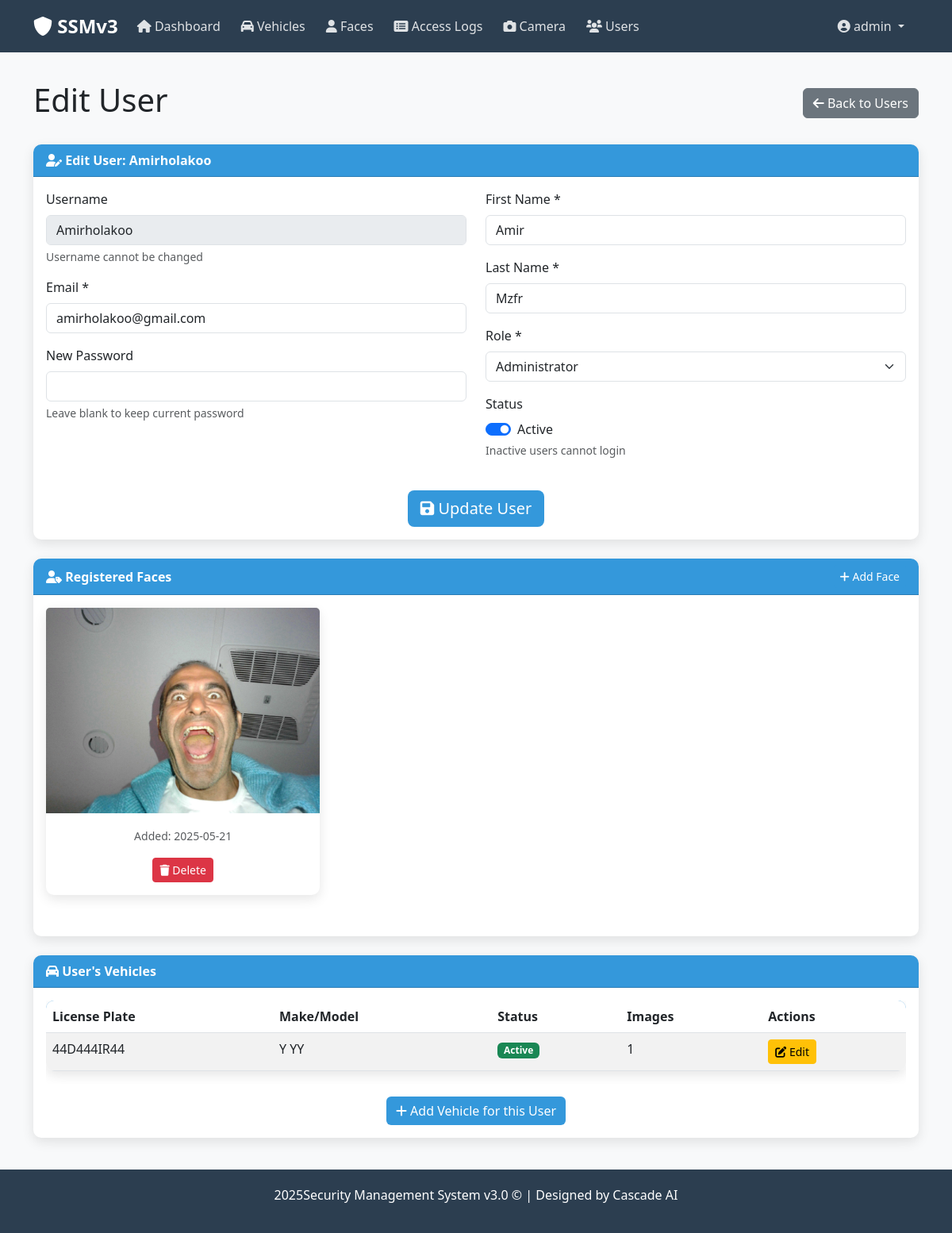
Screenshot of /users/2/edit (signed in) with the database file from the repository.
### database/models.py (models this page shows, shortened)
class User(db.Model, UserMixin):
    id = db.Column(db.Integer, primary_key=True)
    username = db.Column(db.String(80), unique=True, nullable=False)
    email = db.Column(db.String(120), unique=True, nullable=False)
    password_hash = db.Column(db.String(128), nullable=False)
    first_name = db.Column(db.String(50), nullable=False)
    last_name = db.Column(db.String(50), nullable=False)
    role = db.Column(db.String(20), default='user')  # admin, user
    is_active = db.Column(db.Boolean, default=True)
    created_at = db.Column(db.DateTime, default=datetime.utcnow)
    vehicles = db.relationship('Vehicle', back_populates='owner', lazy=True)
    faces = db.relationship('Face', back_populates='user', lazy=True)

class Face(db.Model):
    id = db.Column(db.Integer, primary_key=True)
    file_path = db.Column(db.String(255), unique=True, nullable=False)
    encoding_path = db.Column(db.String(255), unique=True, nullable=True)
    is_active = db.Column(db.Boolean, default=True)
    created_at = db.Column(db.DateTime, default=datetime.utcnow)
    user_id = db.Column(db.Integer, db.ForeignKey('user.id'), nullable=False)
    user = db.relationship('User', back_populates='faces')

class Vehicle(db.Model):
    id = db.Column(db.Integer, primary_key=True)
    license_plate = db.Column(db.String(20), unique=True, nullable=False)
    make = db.Column(db.String(50))
    model = db.Column(db.String(50))
    color = db.Column(db.String(30))
    notes = db.Column(db.Text)
    is_active = db.Column(db.Boolean, default=True)
    created_at = db.Column(db.DateTime, default=datetime.utcnow)
    owner_id = db.Column(db.Integer, db.ForeignKey('user.id'), nullable=False)
    owner = db.relationship('User', back_populates='vehicles')
    plate_images = db.relationship('PlateImage', back_populates='vehicle', lazy=True)
    access_logs = db.relationship('AccessLog', back_populates='vehicle', lazy=True)

### app.py (the view, shortened to what this page needs)
@app.route('/users/<int:user_id>/edit', methods=['GET', 'POST'])
@login_required
def edit_user(user_id):
    if current_user.role != 'admin' and current_user.id != user_id:
        flash('You do not have permission to edit this user', 'danger')
        return redirect(url_for('index'))
    user = User.query.get_or_404(user_id)
    return render_template('users/edit.html', user=user)

### app.py (called while the page is built)
@login_manager.user_loader
def load_user(user_id):
    return User.query.get(int(user_id))

@app.before_request
def check_services():
    global plate_detection_service, face_detection_service
    if plate_detection_service is None:
        start_services()

### templates/users/edit.html (shortened to what this page needs)
{% extends 'base.html' %}
{% block content %}
<div class="d-flex justify-content-between align-items-center mb-4">
    <h1>Edit User</h1>
    {% if current_user.role == 'admin' %}
    <a href="{{ url_for('users') }}" class="btn btn-secondary">
        <i class="fas fa-arrow-left"></i> Back to Users
    </a>
    {% else %}
    <a href="{{ url_for('index') }}" class="btn btn-secondary">
        <i class="fas fa-arrow-left"></i> Back to Dashboard
    </a>
    {% endif %}
</div>
<div class="card">
    <div class="card-header">
        <i class="fas fa-user-edit"></i> Edit User: {{ user.username }}
    </div>
    <div class="card-body">
        <form action="{{ url_for('edit_user', user_id=user.id) }}" method="post">
            <div class="row">
                <div class="col-md-6">
                    <div class="mb-3">
                        <label for="username" class="form-label">Username</label>
                        <input type="text" class="form-control" id="username" value="{{ user.username }}" disabled>
                        <div class="form-text">Username cannot be changed</div>
                    </div>
                    <div class="mb-3">
                        <label for="email" class="form-label">Email *</label>
                        <input type="email" class="form-control" id="email" name="email" value="{{ user.email }}" required>
                    </div>
                    <div class="mb-3">
                        <label for="password" class="form-label">New Password</label>
                        <input type="password" class="form-control" id="password" name="password">
                        <div class="form-text">Leave blank to keep current password</div>
                    </div>
                </div>
                <div class="col-md-6">
                    <div class="mb-3">
                        <label for="first_name" class="form-label">First Name *</label>
                        <input type="text" class="form-control" id="first_name" name="first_name" value="{{ user.first_name }}" required>
                    </div>
                    <div class="mb-3">
                        <label for="last_name" class="form-label">Last Name *</label>
                        <input type="text" class="form-control" id="last_name" name="last_name" value="{{ user.last_name }}" required>
                    </div>
                    {% if current_user.role == 'admin' %}
                    <div class="mb-3">
                        <label for="role" class="form-label">Role *</label>
                        <select class="form-select" id="role" name="role" required>
                            <option value="admin" {% if user.role == 'admin' %}selected{% endif %}>Administrator</option>
                        </select>
                    </div>
                    <div class="mb-3">
                        <label class="form-label">Status</label>
                        <div class="form-check form-switch">
                            <input class="form-check-input" type="checkbox" id="is_active" name="is_active" {% if user.is_active %}checked{% endif %}>
                            <label class="form-check-label" for="is_active">Active</label>
                        </div>
                        <div class="form-text">Inactive users cannot login</div>
                    </div>
                    {% endif %}
                </div>
            </div>
            <div class="mt-4 text-center">
                <button type="submit" class="btn btn-primary btn-lg">
                    <i class="fas fa-save"></i> Update User
                </button>
            </div>
        </form>
    </div>
</div>
{% if user.faces %}
<div class="card mt-4">
    <div class="card-header d-flex justify-content-between align-items-center">
        <div>
            <i class="fas fa-user-tag"></i> Registered Faces
        </div>
        <a href="{{ url_for('add_face') }}" class="btn btn-primary btn-sm">
            <i class="fas fa-plus"></i> Add Face
        </a>
    </div>
    <div class="card-body">
        <div class="row">
            {% for face in user.faces %}
            <div class="col-md-4 mb-3">
                <div class="card">
                    <img src="{{ url_for('static', filename='img/faces/' + face.file_path.split('/')[-1]) }}" class="card-img-top" alt="Face">
                    <div class="card-body text-center">
                        <p class="card-text text-muted">
                            <small>Added: {{ face.created_at.strftime('%Y-%m-%d') }}</small>
                        </p>
                        <form action="{{ url_for('delete_face', face_id=face.id) }}" method="post">
                            <button type="submit" class="btn btn-danger btn-sm" onclick="return confirm('Are you sure you want to delete this face?')">
                                <i class="fas fa-trash"></i> Delete
                            </button>
                        </form>
                    </div>
                </div>
            </div>
            {% endfor %}
        </div>
    </div>
</div>
{% endif %}
{% if current_user.role == 'admin' %}
<div class="card mt-4">
    <div class="card-header">
        <i class="fas fa-car"></i> User's Vehicles
    </div>
    <div class="card-body">
        {% if user.vehicles %}
        <div class="table-responsive">
            <table class="table table-striped">
                <thead>
                    <tr>
                        <th>License Plate</th>
                        <th>Make/Model</th>
                        <th>Status</th>
                        <th>Images</th>
                        <th>Actions</th>
                    </tr>
                </thead>
                <tbody>
                    {% for vehicle in user.vehicles %}
                    <tr>
                        <td>{{ vehicle.license_plate }}</td>
                        <td>{{ vehicle.make }} {{ vehicle.model }}</td>
                        <td>
                            {% if vehicle.is_active %}
                                <span class="badge bg-success">Active</span>
                            {% else %}
                                <span class="badge bg-danger">Inactive</span>
                            {% endif %}
                        </td>
                        <td>{{ vehicle.plate_images|length }}</td>
                        <td>
                            <a href="{{ url_for('edit_vehicle', vehicle_id=vehicle.id) }}" class="btn btn-sm btn-warning">
                                <i class="fas fa-edit"></i> Edit
                            </a>
                        </td>
                    </tr>
                    {% endfor %}
                </tbody>
            </table>
        </div>
        {% else %}
        <div class="alert alert-info">
            <i class="fas fa-info-circle"></i> This user has no registered vehicles.
        </div>
        {% endif %}
        <div class="text-center mt-3">
            <a href="{{ url_for('add_vehicle') }}" class="btn btn-primary">
                <i class="fas fa-plus"></i> Add Vehicle for this User
            </a>
        </div>
    </div>
</div>
{% endif %}
{% endblock %}

### templates/base.html (shortened to what this page needs)
<!DOCTYPE html>
<html lang="en">
<head>
    <link href="https://cdn.jsdelivr.net/npm/bootstrap@5.3.0-alpha1/dist/css/bootstrap.min.css" rel="stylesheet">
    <link href="https://cdnjs.cloudflare.com/ajax/libs/font-awesome/6.0.0/css/all.min.css" rel="stylesheet">
</head>
<body>
    <nav class="navbar navbar-expand-lg navbar-dark">
        <div class="container">
            <a class="navbar-brand" href="{{ url_for('index') }}">
                <i class="fas fa-shield-alt"></i> SSMv3
            </a>
            <div class="collapse navbar-collapse" id="navbarNav">
                {% if current_user.is_authenticated %}
                <ul class="navbar-nav me-auto">
                    <li class="nav-item">
                        <a class="nav-link" href="{{ url_for('index') }}">
                            <i class="fas fa-home"></i> Dashboard
                        </a>
                    </li>
                    <li class="nav-item">
                        <a class="nav-link" href="{{ url_for('vehicles') }}">
                            <i class="fas fa-car"></i> Vehicles
                        </a>
                    </li>
                    <li class="nav-item">
                        <a class="nav-link" href="{{ url_for('faces') }}">
                            <i class="fas fa-user"></i> Faces
                        </a>
                    </li>
                    <li class="nav-item">
                        <a class="nav-link" href="{{ url_for('access_logs') }}">
                            <i class="fas fa-list-alt"></i> Access Logs
                        </a>
                    </li>
                    <li class="nav-item">
                        <a class="nav-link" href="{{ url_for('camera') }}">
                            <i class="fas fa-camera"></i> Camera
                        </a>
                    </li>
                    {% if current_user.role == 'admin' %}
                    <li class="nav-item">
                        <a class="nav-link" href="{{ url_for('users') }}">
                            <i class="fas fa-users"></i> Users
                        </a>
                    </li>
                    {% endif %}
                </ul>
                <ul class="navbar-nav">
                    <li class="nav-item dropdown">
                        <a class="nav-link dropdown-toggle" href="#" id="userDropdown" role="button" data-bs-toggle="dropdown" aria-expanded="false">
                            <i class="fas fa-user-circle"></i> {{ current_user.username }}
                        </a>
                    </li>
                </ul>
                {% endif %}
            </div>
        </div>
    </nav>
    <div class="content">
        <div class="container">
            {% block content %}{% endblock %}
        </div>
    </div>
    <footer>
        <div class="container">
            <p>Security Management System v3.0 &copy; {{ current_year }} | Designed by Cascade AI</p>
        </div>
    </footer>
</body>
</html>

### templates/base.html (style rules this page uses)
:root { --primary-color: #3498db; --secondary-color: #2c3e50; --success-color: #2ecc71; --danger-color: #e74c3c; --warning-color: #f39c12; --light-color: #ecf0f1; --dark-color: #34495e; }
body { min-height: 100vh; display: flex; flex-direction: column; background-color: #f8f9fa; }
.navbar { background-color: var(--secondary-color); padding: 10px 20px; }
.navbar-brand { color: white; font-weight: bold; font-size: 1.5rem; }
.nav-link { color: rgba(255, 255, 255, 0.85); margin-right: 10px; font-weight: 500; transition: all 0.3s; }
.content { flex: 1; padding: 20px; }
.card { border: none; border-radius: 10px; box-shadow: 0 5px 15px rgba(0, 0, 0, 0.1); transition: transform 0.3s; margin-bottom: 20px; }
.card-header { background-color: var(--primary-color); color: white; border-radius: 10px 10px 0 0 !important; font-weight: bold; }
.btn-primary { background-color: var(--primary-color); border: none; }
.table { border-radius: 10px; overflow: hidden; box-shadow: 0 5px 15px rgba(0, 0, 0, 0.1); }
.table thead { background-color: var(--primary-color); color: white; }
footer { background-color: var(--secondary-color); color: white; padding: 20px; text-align: center; margin-top: auto; }

### rows the page displays
User: username "admin"
User: username "Amirholakoo", email "amirholakoo@gmail.com", first_name "Amir", last_name "Mzfr", role "Administrator", is_active "☑"
Face: file_path (picture), created_at "2025-05-21"
Vehicle: license_plate "44D444IR44", make "Y", model "YY", is_active "Active", plate_images|length "1"
